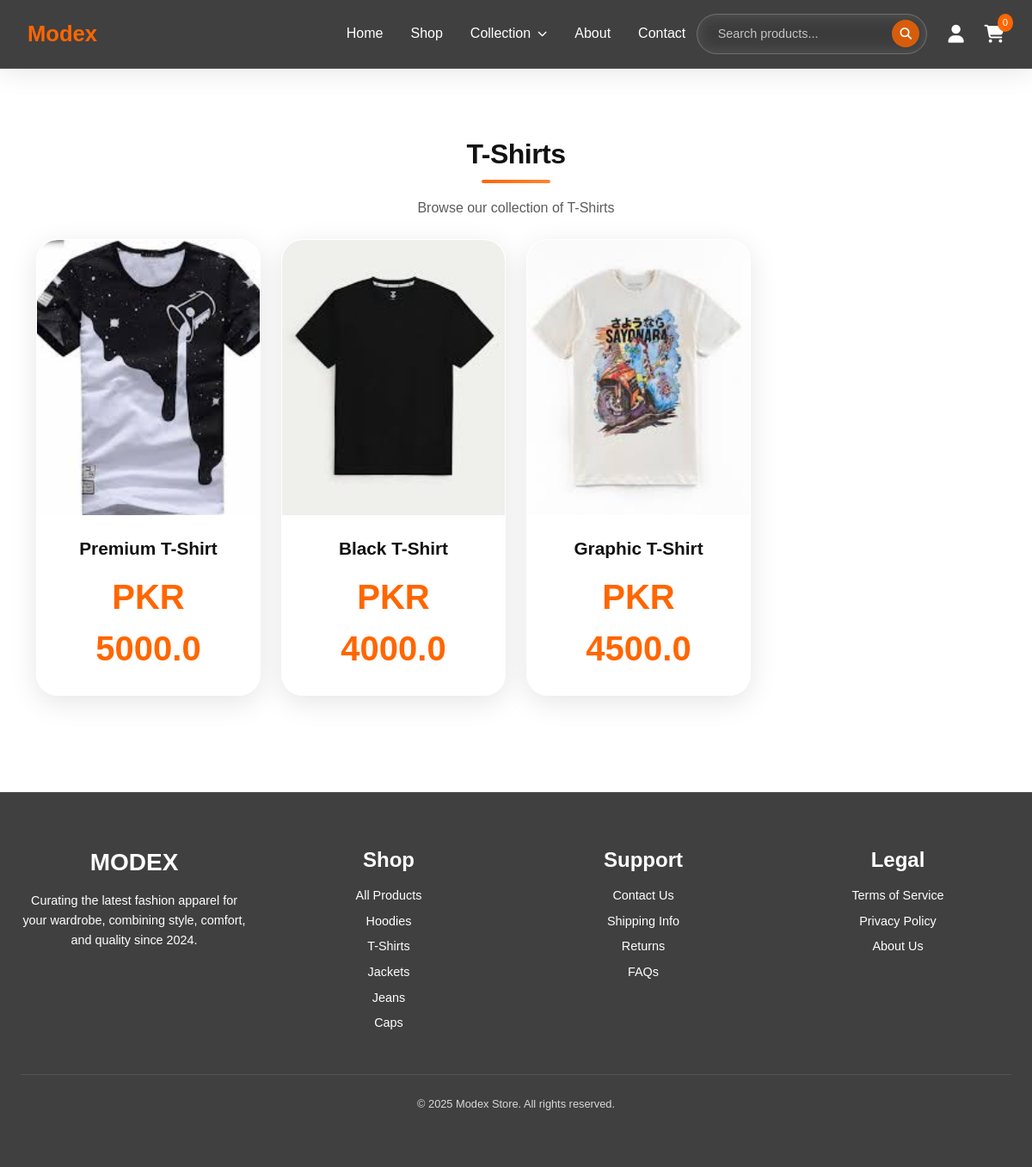
Page /category/T-Shirts on the committed database.
### models.py (models this page shows)
class Product(db.Model):
    id = db.Column(db.Integer, primary_key=True)
    name = db.Column(db.String(100), nullable=False)
    price = db.Column(db.Float, nullable=False)
    image = db.Column(db.String(200), nullable=False)
    category = db.Column(db.String(50), nullable=False)
    cart_items = db.relationship('CartItem', backref='product', lazy=True)

### app.py (the view)
@app.route('/category/<category_name>')
def category_page(category_name):
    products = Product.query.filter_by(category=category_name).all()
    if not products:
        flash('No products found in this category')
        return redirect(url_for('shop'))
    return render_template('category.html', products=products, category_name=category_name)

### app.py (called while the page is built)
@app.context_processor
def inject_categories():
    try:
        categories = db.session.query(Product.category.distinct()).all()
        categories = [c[0] for c in categories if c[0]]
    except:
        categories = []
    return dict(all_categories=categories)

### templates/category.html (shortened to what this page needs)
{% extends 'base.html' %}
{% block content %}
  <section class="shop">
    <div class="container py-5">
      <h2 class="section-title">{{ category_name }}</h2>
      <p class="text-muted mb-4">Browse our collection of {{ category_name }}</p>
      {% if products %}
      <div class="row g-4">
        {% for product in products %}
        <div class="col-lg-3 col-md-4 col-sm-6">
          <a href="{{ url_for('product_details', product_id=product.id) }}" class="product-link">
            <div class="card product-card-glass">
              <div class="product-image-wrapper">
                <img src="{{ url_for('static', filename='images/' + product.image) }}" alt="{{ product.name }}" class="card-img-top product-image">
              </div>
              <div class="card-body product-info">
                <h5 class="card-title">{{ product.name }}</h5>
                <p class="card-text product-price">PKR {{ product.price }}</p>
              </div>
            </div>
          </a>
        </div>
        {% endfor %}
      </div>
      {% else %}
      <div class="text-center py-5">
        <p class="text-muted">No products found in this category.</p>
        <a href="{{ url_for('shop') }}" class="btn btn-primary">Browse All Products</a>
      </div>
      {% endif %}
    </div>
  </section>
{% endblock %}

### static/css/style.css (style rules this page uses)
* { margin: 0; padding: 0; box-sizing: border-box; }
body { font-family: 'Poppins', sans-serif; background: #fff; color: #111; min-height: 100vh; position: relative; }
.section-title { text-align: center; font-size: 3rem; font-weight: 800; margin-bottom: 2rem; color: #111; letter-spacing: -0.5px; position: relative; }
.section-title::after { content: ''; position: absolute; bottom: -15px; left: 50%; transform: translateX(-50%); width: 80px; height: 4px; background: linear-gradient(135deg, #ff6600 0%, #ff8533 100%); border-radius: 2px; }
.product-card-glass { background: rgba(255, 255, 255, 0.7); backdrop-filter: blur(20px); -webkit-backdrop-filter: blur(20px); border: 1px solid rgba(255, 255, 255, 0.3); border-radius: 25px; overflow: hidden; transition: all 0.4s ease; box-shadow: 0 8px 32px rgba(0, 0, 0, 0.1); position: relative; height: 100%; display: flex; flex-direction: column; }
.product-card-glass::before { content: ''; position: absolute; top: 0; left: -100%; width: 100%; height: 100%; background: linear-gradient(90deg, transparent, rgba(255, 102, 0, 0.1), transparent); transition: left 0.5s; z-index: 1; }
.product-card-glass .card-body { padding: 1.5rem; flex: 1; display: flex; flex-direction: column; justify-content: space-between; position: relative; z-index: 2; }
.product-image-wrapper { position: relative; width: 100%; height: 320px; overflow: hidden; background: rgba(245, 245, 245, 0.5); backdrop-filter: blur(10px); }
.product-image { width: 100%; height: 100%; object-fit: cover; transition: transform 0.5s ease; }
.product-info { text-align: center; position: relative; z-index: 2; }
.product-info .card-title { color: #111; font-size: 1.3rem; font-weight: 700; margin-bottom: 0.75rem; line-height: 1.4; }
.product-info .card-text { margin: 0; }
.product-price { color: #ff6600; font-size: 1.5rem; font-weight: 700; margin: 0; }
.product-link { text-decoration: none; color: inherit; display: block; }
.product-price { font-size: 2.5rem; font-weight: 700; color: #ff6600; }
.shop { padding: 2rem 1rem; background: #fff; text-align: center; }
.shop .section-title { font-size: 2rem; margin-bottom: 2rem; color: #111; }

### rows in the picture
Product: image (picture), name "Premium T-Shirt", price "5000.0"
Product: image (picture), name "Black T-Shirt", price "4000.0"
Product: image (picture), name "Graphic T-Shirt", price "4500.0"

### other values in the picture
{{ category_name }} "T-Shirts"
{{ category }} "Hoodies" "T-Shirts" "Jackets" "Jeans" "Caps"
